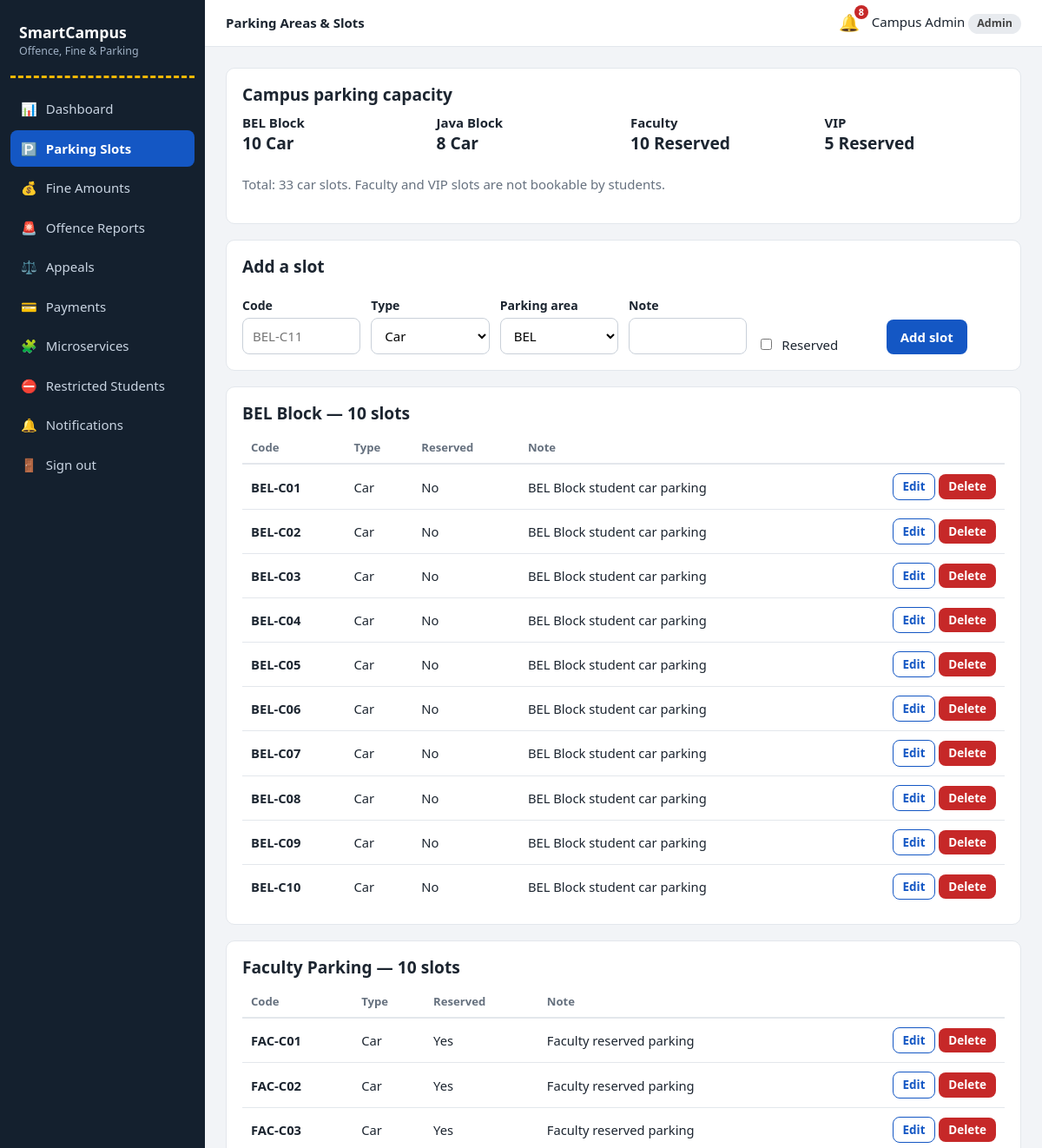
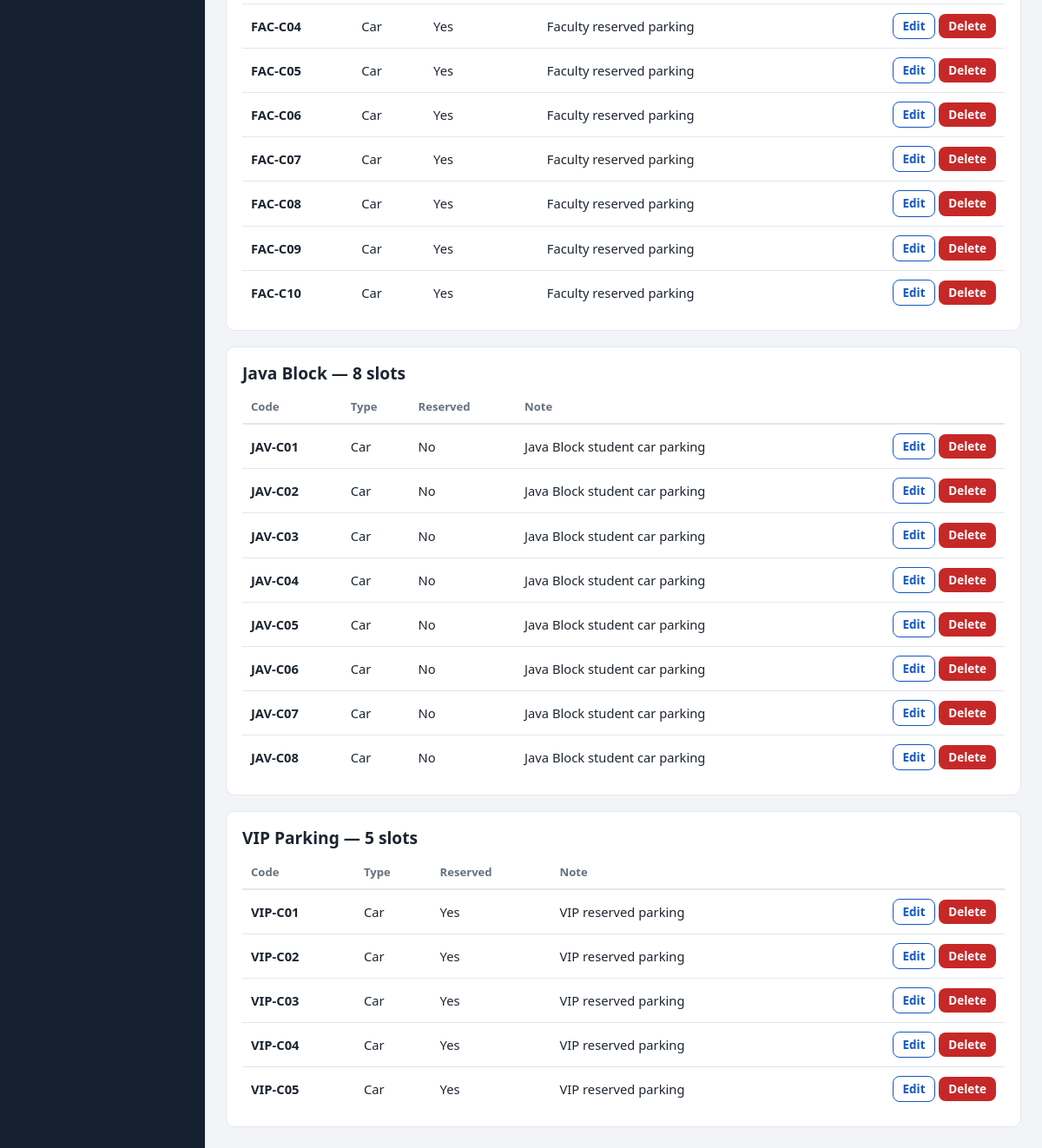
Screenshot of /admin/slots (signed in) with the database file from the repository (2 pictures, top to bottom).
### models.py (models this page shows, shortened)
class AuthMixin(UserMixin):
    """Shared login helpers for Student, Guard and Admin."""

class Admin(AuthMixin, db.Model):
    __tablename__ = "admins"
    role = "admin"
    id = db.Column(db.Integer, primary_key=True)
    name = db.Column(db.String(80), nullable=False)
    email = db.Column(db.String(120), unique=True, nullable=False)
    password_hash = db.Column(db.String(255), nullable=False)

class ParkingSlot(db.Model):
    __tablename__ = "parking_slots"
    id = db.Column(db.Integer, primary_key=True)
    code = db.Column(db.String(10), unique=True, nullable=False)
    vtype = db.Column(db.String(10), nullable=False)                 # Car / Bike
    zone = db.Column(db.String(20), default="A")
    is_reserved = db.Column(db.Boolean, default=False)
    note = db.Column(db.String(80))
    is_active = db.Column(db.Boolean, default=True)                  # soft delete

### app.py (the view, shortened to what this page needs)
@app.route("/admin/slots", methods=["GET", "POST"])
@role_required("admin")
def admin_slots():
    slots = ParkingSlot.query.filter_by(is_active=True).order_by(ParkingSlot.vtype, ParkingSlot.code).all()
    return render_template("admin/slots.html", slots=slots)

### app.py (called while the page is built)
@login_manager.user_loader
def load_user(uid):
    role, _, num = uid.partition("-")
    model = ROLE_MODELS.get(role)
    return db.session.get(model, int(num)) if model and num.isdigit() else None

def role_required(role):
    def deco(f):
        @wraps(f)
        def wrapper(*a, **k):
            if not current_user.is_authenticated:
                return login_manager.unauthorized()
            if current_user.role != role:
                abort(403)
            return f(*a, **k)
        return wrapper
    return deco

@app.context_processor
def inject_globals():
    unread = 0
    if current_user.is_authenticated:
        unread = Notification.query.filter_by(
            role=current_user.role, user_id=current_user.id, is_read=False).count()
    return dict(unread=unread, today=date.today())

### templates/admin/slots.html
{% extends 'base.html' %}
{% block heading %}Parking Areas & Slots{% endblock %}
{% block content %}
<div class="card"><h2>Campus parking capacity</h2><div class="grid g4"><div><b>BEL Block</b><h2>10 Car</h2></div><div><b>Java Block</b><h2>8 Car</h2></div><div><b>Faculty</b><h2>10 Reserved</h2></div><div><b>VIP</b><h2>5 Reserved</h2></div></div><p class="muted">Total: 33 car slots. Faculty and VIP slots are not bookable by students.</p></div>
<div class="card mt"><h2>Add a slot</h2><form method="post"><div class="row">
  <div><label class="f">Code</label><input type="text" name="code" placeholder="BEL-C11" required></div>
  <div><label class="f">Type</label><select name="vtype"><option>Car</option><option>Bike</option></select></div>
  <div><label class="f">Parking area</label><select name="zone"><option value="BEL">BEL</option><option value="JAVA">Java</option><option value="FACULTY">Faculty</option><option value="VIP">VIP</option></select></div>
  <div><label class="f">Note</label><input type="text" name="note"></div>
  <div><label class="check"><input type="checkbox" name="is_reserved"> Reserved</label></div>
  <div><button class="btn">Add slot</button></div></div></form></div>
{% for zone, zone_slots in slots|groupby('zone') %}
<div class="card mt"><h2>{% if zone == 'BEL' %}BEL Block{% elif zone == 'JAVA' %}Java Block{% elif zone == 'FACULTY' %}Faculty Parking{% elif zone == 'VIP' %}VIP Parking{% else %}{{ zone }}{% endif %} — {{ zone_slots|length }} slots</h2>
<table><thead><tr><th>Code</th><th>Type</th><th>Reserved</th><th>Note</th><th></th></tr></thead><tbody>
{% for s in zone_slots %}<tr><td><b>{{ s.code }}</b></td><td>{{ s.vtype }}</td><td>{{ 'Yes' if s.is_reserved else 'No' }}</td><td>{{ s.note }}</td>
<td class="right"><a class="btn btn-sm btn-ghost" href="{{ url_for('admin_slot_edit', sid=s.id) }}">Edit</a>
<form class="inline" method="post" action="{{ url_for('admin_slot_delete', sid=s.id) }}" data-confirm="Delete slot {{ s.code }}?"><button class="btn btn-sm btn-bad">Delete</button></form></td></tr>{% endfor %}
</tbody></table></div>
{% endfor %}
{% endblock %}

### templates/base.html (shortened to what this page needs)
{% from '_macros.html' import flashes %}
<!doctype html>
<html lang="en"><head>
<link rel="stylesheet" href="{{ url_for('static', filename='css/style.css') }}">
</head><body>
{% if current_user.is_authenticated %}
<div class="layout">
  <aside class="sidebar">
    <div class="brand">SmartCampus<small>Offence, Fine &amp; Parking</small></div>
    <nav>
      {% for ep, label, icon in menus[current_user.role] %}
        <a href="{{ url_for(ep) }}" class="{{ 'active' if request.endpoint == ep }}"><span>{{ icon }}</span>{{ label }}</a>
      {% endfor %}
      <a href="{{ url_for('logout') }}"><span>🚪</span>Sign out</a>
    </nav>
  </aside>
  <div class="main">
    <header class="topbar">
      <strong>{% block heading %}{% endblock %}</strong>
      <a class="bell" href="{{ url_for('notifications') }}" title="Notifications">🔔{% if unread %}<b>{{ unread }}</b>{% endif %}</a>
      <span>{{ current_user.name }} <span class="badge">{{ current_user.role|capitalize }}</span></span>
    </header>
    <main class="content">
      {% block content %}{% endblock %}
    </main>
  </div>
</div>
{% else %}
  {{ flashes() }}
  {% block public %}{% endblock %}
{% endif %}
</body></html>

### static/css/style.css (style rules this page uses)
:root { --asphalt:#14202e;--asphalt2:#1d2d40;--sign:#1457c4;--sign-dk:#0f43a0;--line:#f2b705;--bg:#f2f4f7;--card:#fff;--ink:#1c2530;--muted:#66717f;--bd:#e3e7ec;--ok:#15803d;--warn:#b45309;--bad:#c62828;--info:#0e7490;--r:10px }
* { box-sizing:border-box }
body { margin:0;font-family:"Segoe UI",system-ui,-apple-system,Roboto,Arial,sans-serif;background:var(--bg);color:var(--ink);line-height:1.5;font-size:15px }
a { color:var(--sign);text-decoration:none }
h1,h2,h3 { line-height:1.25;margin:0 0 .5em }
h2 { font-size:1.2rem }
.muted { color:var(--muted) }
.right { text-align:right }
.mt { margin-top:18px }
.layout { display:flex;min-height:100vh }
.sidebar { width:236px;background:var(--asphalt);color:#d7dee8;padding:18px 12px;position:fixed;top:0;bottom:0;left:0;overflow:auto;z-index:30;transition:transform .25s }
.brand { font-weight:700;font-size:1.1rem;color:#fff;padding:6px 10px 18px;border-bottom:3px dashed var(--line);margin-bottom:14px }
.brand small { display:block;font-weight:400;font-size:.78rem;color:#9fb0c4 }
.sidebar nav a { display:flex;gap:10px;align-items:center;color:#c9d4e2;padding:10px 12px;border-radius:8px;margin-bottom:3px }
.sidebar nav a.active { background:var(--sign);color:#fff;font-weight:600 }
.main { margin-left:236px;flex:1;min-width:0 }
.topbar { background:#fff;border-bottom:1px solid var(--bd);display:flex;align-items:center;gap:14px;padding:12px 24px;position:sticky;top:0;z-index:10 }
.bell { position:relative;font-size:1.2rem }
.bell b { position:absolute;top:-6px;right:-10px;background:var(--bad);color:#fff;border-radius:10px;font-size:.68rem;padding:0 5px }
.content { padding:24px;max-width:1200px }
.grid { display:grid;gap:16px }
.g4 { grid-template-columns:repeat(auto-fit,minmax(190px,1fr)) }
.card { background:var(--card);border:1px solid var(--bd);border-radius:var(--r);padding:18px;overflow-x:auto }
table { width:100%;border-collapse:collapse;font-size:.92rem }
th { text-align:left;color:var(--muted);font-weight:600;font-size:.82rem;padding:8px 10px;border-bottom:2px solid var(--bd);white-space:nowrap }
td { padding:10px;border-bottom:1px solid var(--bd);vertical-align:middle }
tr:last-child td { border-bottom:0 }
.badge { display:inline-block;padding:2px 10px;border-radius:20px;font-size:.78rem;font-weight:600;background:#e8ebef;color:#444 }
.btn { display:inline-block;border:0;border-radius:8px;padding:9px 16px;background:var(--sign);color:#fff;font:inherit;font-weight:600;cursor:pointer }
.btn-sm { padding:4px 11px;font-size:.84rem }
.btn-bad { background:var(--bad) }
.btn-ghost { background:#fff;color:var(--sign);border:1px solid var(--sign) }
label.f { display:block;font-weight:600;font-size:.88rem;margin:12px 0 4px }
input[type=text],input[type=email],input[type=password],input[type=date],input[type=time],input[type=number],select,textarea { width:100%;padding:9px 11px;border:1px solid #c9d0d9;border-radius:8px;font:inherit;background:#fff }
.row { display:flex;gap:12px;flex-wrap:wrap;align-items:flex-end }
.row>div { flex:1;min-width:130px }
.inline { display:inline }
.check { display:flex;gap:8px;align-items:center;margin-top:12px }
.check input { width:auto }

### rows the page displays
Admin: name "Campus Admin"
ParkingSlot: zone "BEL Block", zone_slots "10", code "BEL-C01", vtype "Car", is_reserved "No", note "BEL Block student car parking"
ParkingSlot: code "BEL-C02", vtype "Car", is_reserved "No", note "BEL Block student car parking"
ParkingSlot: code "BEL-C03", vtype "Car", is_reserved "No", note "BEL Block student car parking"
ParkingSlot: code "BEL-C04", vtype "Car", is_reserved "No", note "BEL Block student car parking"
ParkingSlot: code "BEL-C05", vtype "Car", is_reserved "No", note "BEL Block student car parking"
ParkingSlot: code "BEL-C06", vtype "Car", is_reserved "No", note "BEL Block student car parking"
ParkingSlot: code "BEL-C07", vtype "Car", is_reserved "No", note "BEL Block student car parking"
ParkingSlot: code "BEL-C08", vtype "Car", is_reserved "No", note "BEL Block student car parking"
ParkingSlot: code "BEL-C09", vtype "Car", is_reserved "No", note "BEL Block student car parking"
ParkingSlot: code "BEL-C10", vtype "Car", is_reserved "No", note "BEL Block student car parking"
ParkingSlot: zone "Faculty Parking", zone_slots "10", code "FAC-C01", vtype "Car", is_reserved "Yes", note "Faculty reserved parking"
ParkingSlot: code "FAC-C02", vtype "Car", is_reserved "Yes", note "Faculty reserved parking"
ParkingSlot: code "FAC-C03", vtype "Car", is_reserved "Yes", note "Faculty reserved parking"
ParkingSlot: code "FAC-C04", vtype "Car", is_reserved "Yes", note "Faculty reserved parking"
ParkingSlot: code "FAC-C05", vtype "Car", is_reserved "Yes", note "Faculty reserved parking"
ParkingSlot: code "FAC-C06", vtype "Car", is_reserved "Yes", note "Faculty reserved parking"
ParkingSlot: code "FAC-C07", vtype "Car", is_reserved "Yes", note "Faculty reserved parking"
ParkingSlot: code "FAC-C08", vtype "Car", is_reserved "Yes", note "Faculty reserved parking"
ParkingSlot: code "FAC-C09", vtype "Car", is_reserved "Yes", note "Faculty reserved parking"
ParkingSlot: code "FAC-C10", vtype "Car", is_reserved "Yes", note "Faculty reserved parking"
ParkingSlot: zone "Java Block", zone_slots "8", code "JAV-C01", vtype "Car", is_reserved "No", note "Java Block student car parking"
ParkingSlot: code "JAV-C02", vtype "Car", is_reserved "No", note "Java Block student car parking"
ParkingSlot: code "JAV-C03", vtype "Car", is_reserved "No", note "Java Block student car parking"
ParkingSlot: code "JAV-C04", vtype "Car", is_reserved "No", note "Java Block student car parking"
ParkingSlot: code "JAV-C05", vtype "Car", is_reserved "No", note "Java Block student car parking"
ParkingSlot: code "JAV-C06", vtype "Car", is_reserved "No", note "Java Block student car parking"
ParkingSlot: code "JAV-C07", vtype "Car", is_reserved "No", note "Java Block student car parking"
ParkingSlot: code "JAV-C08", vtype "Car", is_reserved "No", note "Java Block student car parking"
ParkingSlot: zone "VIP Parking", zone_slots "5", code "VIP-C01", vtype "Car", is_reserved "Yes", note "VIP reserved parking"
ParkingSlot: code "VIP-C02", vtype "Car", is_reserved "Yes", note "VIP reserved parking"
ParkingSlot: code "VIP-C03", vtype "Car", is_reserved "Yes", note "VIP reserved parking"
ParkingSlot: code "VIP-C04", vtype "Car", is_reserved "Yes", note "VIP reserved parking"
ParkingSlot: code "VIP-C05", vtype "Car", is_reserved "Yes", note "VIP reserved parking"

### other values shown
{{ icon }} "📊" "🅿️" "💰" "🚨" "⚖️" "💳" "🧩" "⛔" "🔔"
{{ label }} "Dashboard" "Parking Slots" "Fine Amounts" "Offence Reports" "Appeals" "Payments" "Microservices" "Restricted Students" "Notifications"
{{ unread }} "8"
{{ current_user.role|capitalize }} "Admin"
